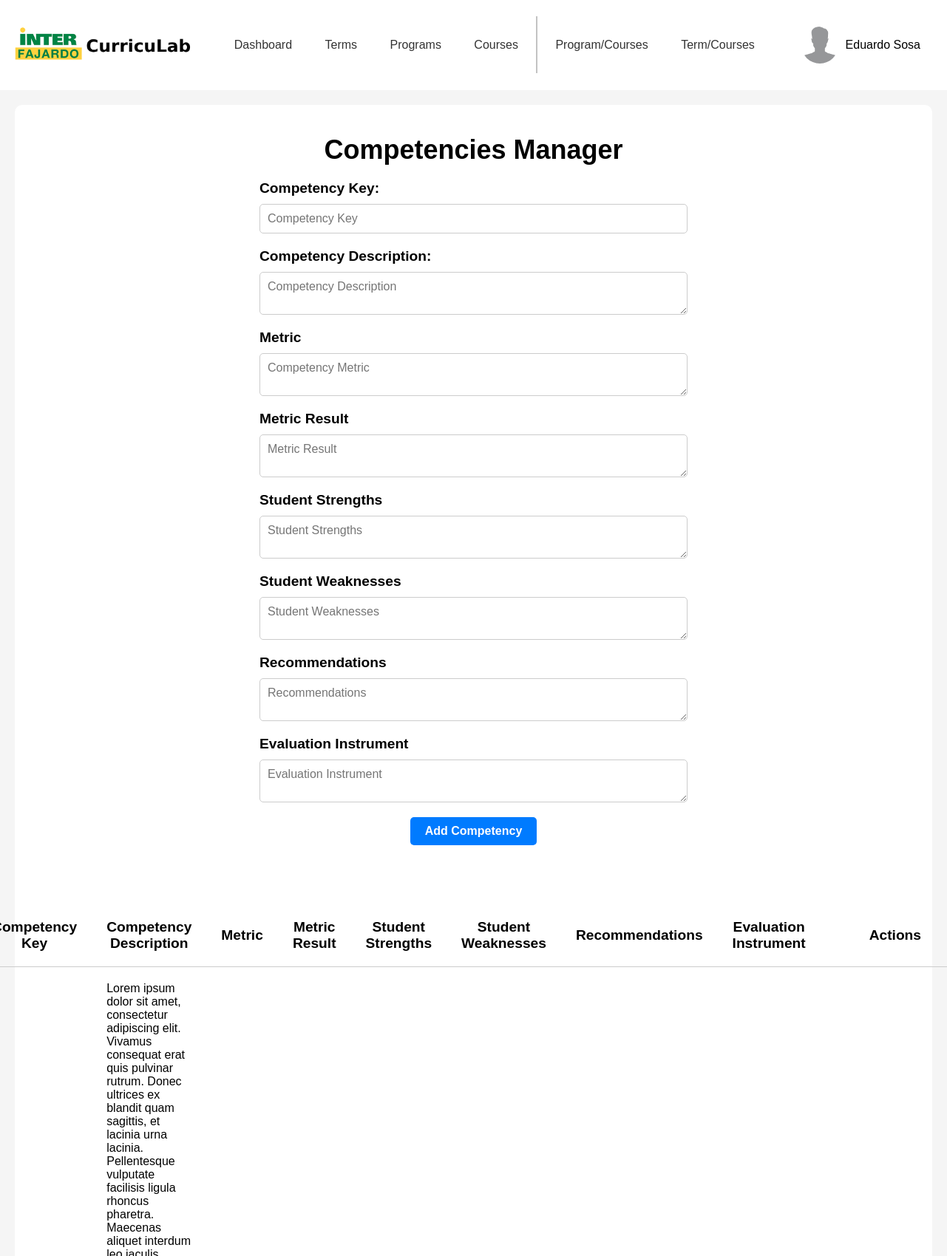
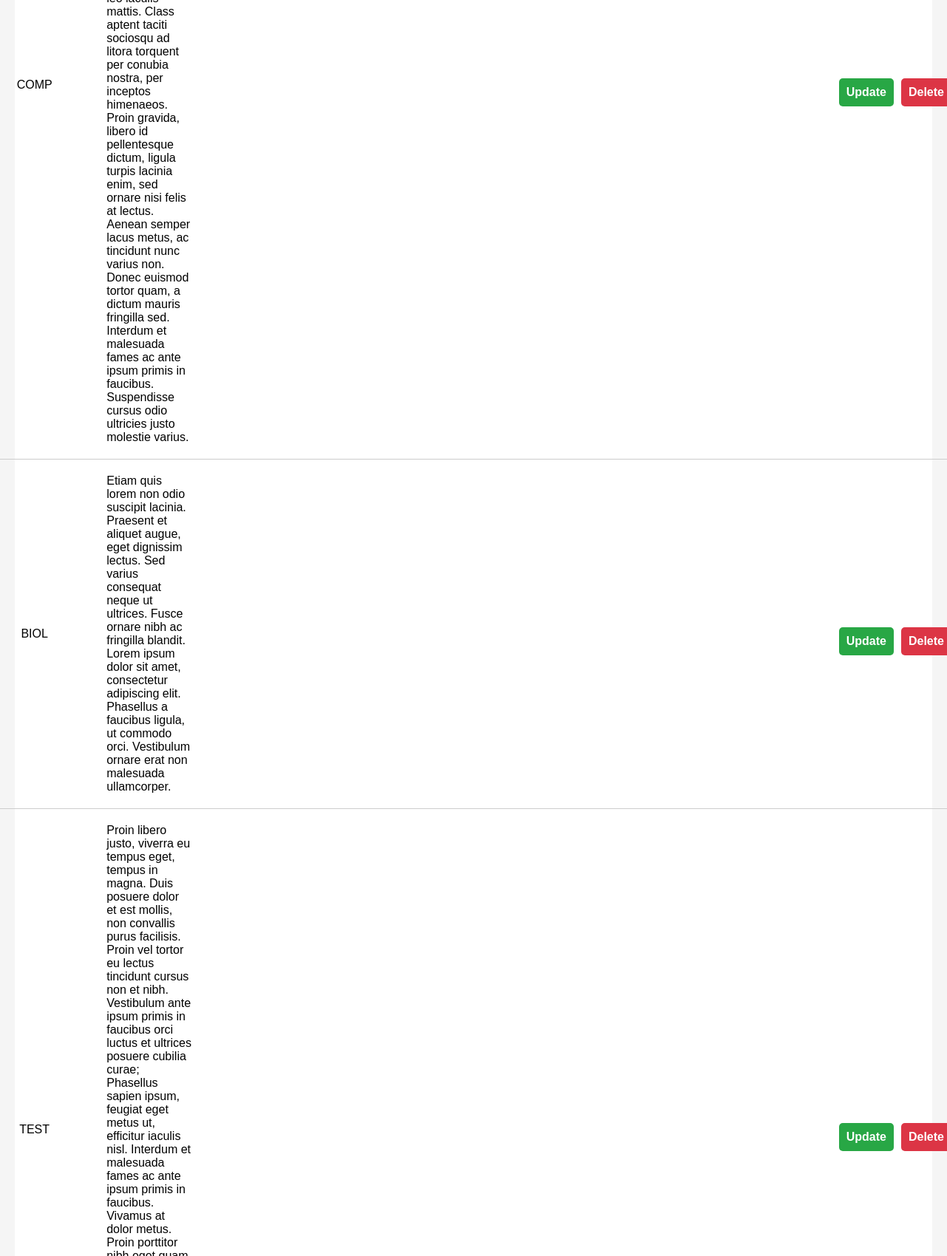
/templates/adminPages/adminCompetency.php (signed in, upper part), run on the app's committed database (2 pictures, top to bottom).
### tables this page shows
CREATE TABLE "competency" (
	"CompetencyID"	INTEGER NOT NULL UNIQUE,
	"CompetencyKey"	TEXT UNIQUE,
	"CompetencyDesc"	TEXT,
	"CompetencyMetric"	TEXT,
	"MetricResult"	TEXT,
	"StudentStrengths"	TEXT,
	"StudentWeaknesses"	TEXT,
	"Recommendations"	TEXT,
	"EvaluationInstrument"	TEXT,
	PRIMARY KEY("CompetencyID" AUTOINCREMENT)
);

### templates/adminPages/adminCompetency.php (the view, shortened to what this page needs)
<?php
$config = require_once '../../backend/php/config.php';
if (!isset($_SESSION['email'])) {
    header('Location: ../index.php');
    exit;
} elseif ($_SESSION['accountType'] !== 'Admin' && $_SESSION['accountType'] !== 'Root' && $_SESSION['accountType'] !== 'Staff') {
    header('Location: ../staffPages/profPage.php');
    exit;
} else {
    if ($config['db']['type'] === 'sqlite') {
        $db = new SQLite3($config['db']['sqlite']['path']);
    } elseif ($config['db']['type'] === 'mysql') {
        $dsn = "mysql:host={$config['db']['mysql']['host']};dbname={$config['db']['mysql']['dbname']}";
        $db = new PDO($dsn, $config['db']['mysql']['username'], $config['db']['mysql']['password']);
    }
    $stmt = $db->prepare('SELECT * FROM competency');
    $result = $stmt->execute();
    $competencies = $result->fetchArray(SQLITE3_ASSOC);
    $competencies = [];
    if (isset($_POST['sort'])) {
        $competencies = sortTable();
    } else {
        $stmt = $db->prepare('SELECT * FROM competency');
        $result = $stmt->execute();
        $competencies = fetchAllRows($result);
    }
}
function fetchAllRows($result) {
    $rows = [];
    while ($row = $result->fetchArray(SQLITE3_ASSOC)) {
        $rows[] = $row;
    }
    return $rows;
}
?>
<!DOCTYPE html>
<html lang="en">
<head>
    <link rel="stylesheet" href="../../static/css/headerFooter.css">
    <link rel="stylesheet" href="../../static/css/adminCompetency.css">
</head>
<body>
    <div id="headerNav">
        <div class="logo">
            <a href="adminDashboard.php">
                <img src="../../static/img/inter-logo-full.png" alt="Inter CurricuLab">
            </a>
        </div>
        <nav>
            <a href="adminDashboard.php">Dashboard</a>
            <a href="adminTerms.php">Terms</a>
            <a href="adminPrograms.php">Programs</a>
            <div class="dropdown">
                <a href="adminCourses.php">Courses</a>
            </div>
            <a class="navDivider"></a>
            <a href="adminProgramCourses.php">Program/Courses</a>
            <a href="adminTermCourses.php" class="active">Term/Courses</a>
        </nav>
        <div class="userBox">
            <button onclick="myFunction()" class="userDropdownButton">
                <img src="../../static/img/userProfile.jpg" alt="User" >
                <?php
                echo $_SESSION['firstName'] . ' ' . $_SESSION['lastName'];
                ?>
            </button>
        </div>
    </div>
    <div id="container">
        <div class="container-upperBox">
            <div class="competenciesForm">
                <div class="header">
                    <h2>Competencies Manager</h2>
                </div>
                <div class="form-container">
                    <form method="POST">
                        <div class="inputBox">
                            <label for="competencyKey">Competency Key:</label>
                            <input type="text" name="competencyKey" id="competencyKey" placeholder="Competency Key" required>
                        </div>
                        <div class="inputBox">
                            <label for="competencyDesc">Competency Description:</label>
                            <textarea name="competencyDesc" id="competencyDesc" placeholder="Competency Description" required></textarea>
                        </div>
                        <div class="inputBox">
                            <label for="competencyMetric">Metric</label>
                            <textarea name="competencyMetric" id="competencyMetric" placeholder="Competency Metric" required></textarea>
                        </div>
                        <div class="inputBox">
                            <label for="metricResult">Metric Result</label>
                            <textarea name="metricResult" id="metricResult" placeholder="Metric Result" required></textarea>
                        </div>
                        <div class="inputBox">
                            <label for="studentStrengths">Student Strengths</label>
                            <textarea name="studentStrengths" id="studentStrengths" placeholder="Student Strengths" required></textarea>
                        </div>
                        <div class="inputBox">
                            <label for="studentWeaknesses">Student Weaknesses</label>
                            <textarea name="studentWeaknesses" id="studentWeaknesses" placeholder="Student Weaknesses" required></textarea>
                        </div>
                        <div class="inputBox">
                            <label for="recommendations">Recommendations</label>
                            <textarea name="recommendations" id="recommendations" placeholder="Recommendations" required></textarea>
                        </div>
                        <div class="inputBox">
                            <label for="evaluationInstrument">Evaluation Instrument</label>
                            <textarea name="evaluationInstrument" id="evaluationInstrument" placeholder="Evaluation Instrument" required></textarea>
                        </div>
                        <div class="inputBox">
                            <button type="submit">Add Competency</button>
                        </div>
                    </form>
                </div>
            </div>
            <div class="competenciesTable">
                <table>
                    <tr>
                        <th>
                            <form method="POST">
                                <button type="submit" name="sort" value="CompetencyKey">Competency Key</button>
                            </form>
                        </th>
                        <th>
                            <form method="POST">
                                <button type="submit" name="sort" value="CompetencyDesc">Competency Description</button>
                            </form>
                        </th>
                        <th>
                            <form method="POST">
                                <button type="submit" name="sort" value="CompetencyMetric">Metric</button>
                            </form>
                        </th>
                        <th>
                            <form method="POST">
                                <button type="submit" name="sort" value="MetricResult">Metric Result</button>
                            </form>
                        </th>
                        <th>
                            <form method="POST">
                                <button type="submit" name="sort" value="StudentStrengths">Student Strengths</button>
                            </form>
                        </th>
                        <th>
                            <form method="POST">
                                <button type="submit" name="sort" value="StudentWeaknesses">Student Weaknesses</button>
                            </form>
                        </th>
                        <th>
                            <form method="POST">
                                <button type="submit" name="sort" value="Recommendations">Recommendations</button>
                            </form>
                        </th>
                        <th>
                            <form method="POST">
                                <button type="submit" name="sort" value="EvaluationInstrument">Evaluation Instrument</button>
                            </form>
                        </th>
                        <th>Actions</th>
                    </tr>
                    <?php
                    foreach ($competencies as $row) {
                        echo '<tr>';
                        echo '<td>' . htmlspecialchars($row['CompetencyKey'] ?? '') . '</td>';
                        echo '<td style="text-align: left;">' . htmlspecialchars($row['CompetencyDesc'] ?? '') . '</td>';
                        echo '<td style="text-align: left;">' . htmlspecialchars($row['CompetencyMetric'] ?? '') . '</td>';
                        echo '<td style="text-align: left;">' . htmlspecialchars($row['MetricResult'] ?? '') . '</td>';
                        echo '<td style="text-align: left;">' . htmlspecialchars($row['StudentStrengths'] ?? '') . '</td>';
                        echo '<td style="text-align: left;">' . htmlspecialchars($row['StudentWeaknesses'] ?? '') . '</td>';
                        echo '<td style="text-align: left;">' . htmlspecialchars($row['Recommendations'] ?? '') . '</td>';
                        echo '<td style="text-align: left;">' . htmlspecialchars($row['EvaluationInstrument'] ?? '') . '</td>';
                        echo '<td>';
                        ?>
                        <div class="actionButtons">
                            <button class="updateButton">Update</button>
                            <form method="POST">
                                <button class="deleteButton" type="submit">Delete</button>
                            </form>
                        </div>
                        <?php
                        echo '</td>';
                        echo '</tr>';
                    }
                    ?>
                </table>
            </div>
        </div>
    </div>
</body>
</html>

### static/css/headerFooter.css (style rules this page uses)
* { margin: 0; padding: 0; box-sizing: border-box; font-family: 'Poppins', sans-serif; }
body { display: flex; flex-direction: column; min-height: 100vh; }
#headerNav { display: flex; justify-content: space-between; align-items: center; }
.logo { margin: 20px; }
.logo img { width: 250px; }
nav a:not(.navDivider) { padding: 20px; text-decoration: none; color: #333; border-radius: 5px; }
.navDivider { margin-right: 4px; border-right: 2px solid #c3c3c3; padding: 30px 0; }
.userBox { margin: 20px; }
.userDropdownButton { padding: 16px; font-size: 16px; border: none; cursor: pointer; background-color: transparent; border-radius: 5px; }
.userBox { position: relative; display: inline-block; }
.userBox img { width: 50px; height: 50px; border-radius: 50%; margin-right: 10px; }
.userDropdownButton img { pointer-events: none; }
.userBox button { display: flex; align-items: center; justify-content: center; }
.dropdown { position: relative; display: inline-block; }

### static/css/adminCompetency.css (style rules this page uses)
#container { display: flex; flex-direction: column; background-color: #f5f5f5; flex-grow: 1; }
.container-upperBox { display: flex; flex-direction: column; align-items: center; background-color: white; margin: 20px; padding: 20px; border-radius: 10px; flex-grow: 1; }
.competenciesForm { display: flex; flex-direction: column; align-items: center; width: 100%; margin: 20px 0; }
.competenciesForm .header { font-size: 1.5em; font-weight: bold; margin-bottom: 20px; }
.competenciesForm .inputBox:not(:last-child) { display: flex; flex-direction: column; width: 100%; margin-bottom: 20px; }
.competenciesForm .inputBox:last-child { display: flex; justify-content: center; align-items: center; width: 100%; margin-bottom: 20px; }
.competenciesForm .inputBox label { font-size: 1.2em; font-weight: bold; margin-bottom: 10px; }
.competenciesForm .inputBox input, .competenciesForm .inputBox textarea { width: 100%; padding: 10px; margin-right: 350px; font-size: 1em; border-radius: 5px; border: 1px solid #ccc; }
.competenciesForm .inputBox button { padding: 10px 20px; font-size: 1em; font-weight: bold; color: white; background-color: #007bff; border: none; border-radius: 5px; cursor: pointer; }
.competenciesTable { display: flex; flex-direction: column; align-items: center; background-color: white; margin: 20px; padding: 20px; border-radius: 10px; flex-grow: 1; width: 100%; }
.competenciesTable table { width: 100%; border-collapse: collapse; }
.competenciesTable table th { padding: 20px; text-align: center; border-bottom: 1px solid #ccc; font-size: 1.2em; }
.competenciesTable table th button { font-size: 1em; font-weight: bold; background-color: transparent; border: none; border-radius: 5px; cursor: pointer; }
.competenciesTable table td { padding: 20px; border-bottom: 1px solid #ccc; text-align: center; }
.actionButtons { display: flex; justify-content: center; align-items: center; width: 100%; margin-top: 20px; }
.updateButton { padding: 10px 10px; margin: 0 5px; font-size: 1em; font-weight: bold; color: white; background-color: #28a745; border: none; border-radius: 5px; cursor: pointer; }
.deleteButton { padding: 10px 10px; margin: 0 5px; font-size: 1em; font-weight: bold; color: white; background-color: #dc3545; border: none; border-radius: 5px; cursor: pointer; }
.competenciesForm .inputBox textarea, .competenciesFormUpdate .inputBox textarea { width: 100%; padding: 10px; margin-right: 350px; font-size: 1em; border-radius: 5px; border: 1px solid #ccc; resize: vertical; }

### data on the page
competency: CompetencyKey "COMP", CompetencyDesc "Lorem ipsum dolor sit amet, consectetur adipiscing elit. Vivamus consequat erat quis pulvinar rutrum. Donec ultrices ex blandit quam sagittis, et lacinia urna lacinia. Pellentesque vulputate facilisis ligula rhoncus pharetra. Maecenas aliquet interdum leo iaculis mattis. Class aptent taciti sociosqu ad litora torquent per conubia nostra, per inceptos himenaeos. Proin gravida, libero id pellentesque dictum, ligula turpis lacinia enim, sed ornare nisi felis at lectus. Aenean semper lacus metus, ac tincidunt nunc varius non. Donec euismod tortor quam, a dictum mauris fringilla sed. Interdum et malesuada fames ac ante ipsum primis in faucibus. Suspendisse cursus odio ultricies justo molestie…"
competency: CompetencyKey "BIOL", CompetencyDesc "Etiam quis lorem non odio suscipit lacinia. Praesent et aliquet augue, eget dignissim lectus. Sed varius consequat neque ut ultrices. Fusce ornare nibh ac fringilla blandit. Lorem ipsum dolor sit amet, consectetur adipiscing elit. Phasellus a faucibus ligula, ut commodo orci. Vestibulum ornare erat non malesuada ullamcorper."
competency: CompetencyKey "TEST"

### other printed values
$_SESSION['firstName'] "Eduardo"
$_SESSION['lastName'] "Sosa"
